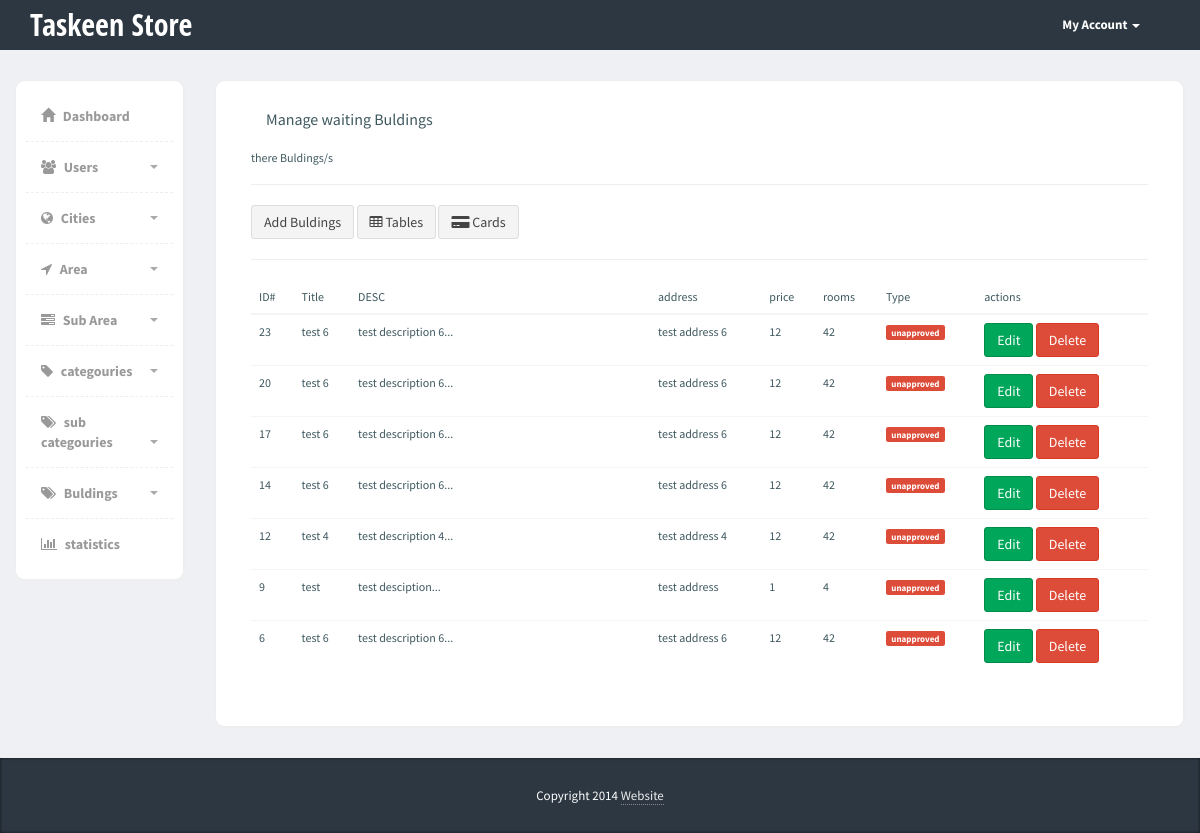
Before: /Admin/buldings.php?do=waiting (signed in) with the older database file.
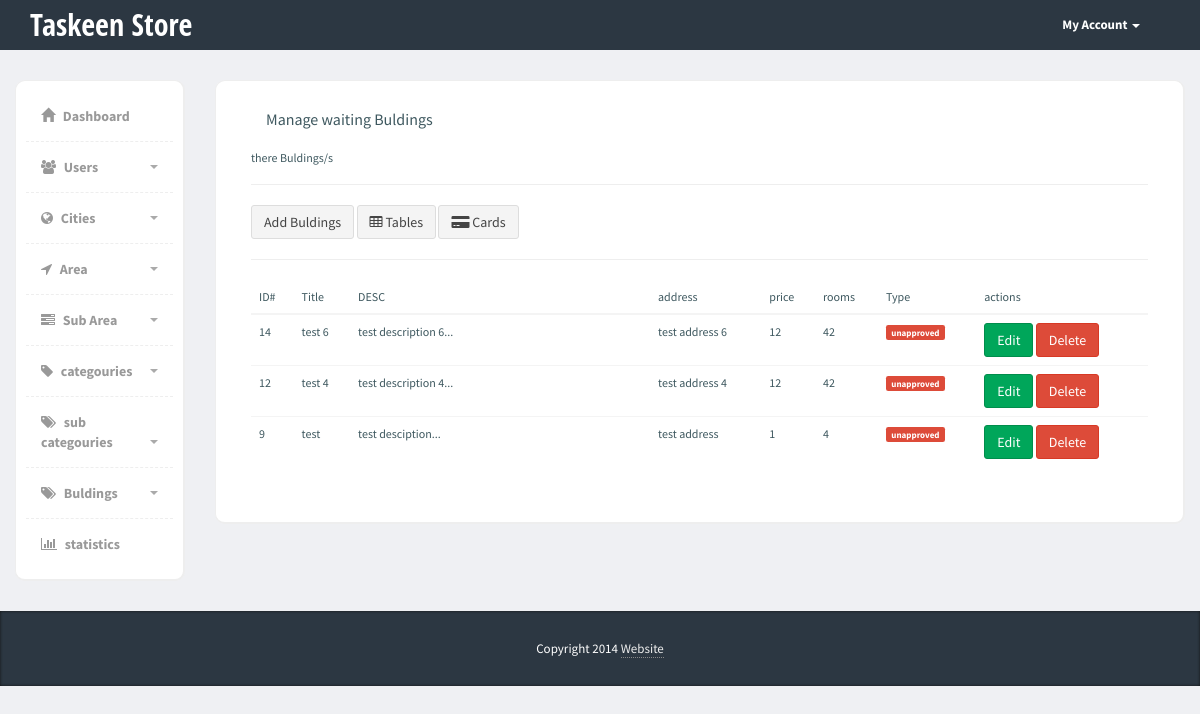
After: the same page with the newer database file.
### tables this page shows
CREATE TABLE `buldings` (
  `id` int(11) NOT NULL,
  `title` varchar(255) NOT NULL,
  `description` varchar(255) NOT NULL,
  `address` varchar(255) NOT NULL,
  `price` float NOT NULL,
  `num_pr` varchar(255) NOT NULL,
  `num_kit` varchar(255) NOT NULL,
  `num_rooms` varchar(255) NOT NULL,
  `status` int(11) NOT NULL DEFAULT '0',
  `type` int(11) NOT NULL DEFAULT '0',
  `city_id` int(10) NOT NULL,
  `area_id` int(10) NOT NULL,
  `subarea_id` int(10) NOT NULL,
  `user_id` int(10) NOT NULL,
  `categoury_id` int(10) NOT NULL,
  `subcategoury_id` int(10) NOT NULL,
  `image` varchar(300) NOT NULL,
  `month` varchar(3) NOT NULL,
  `year` varchar(4) NOT NULL,
  `isApproved` tinyint(1) NOT NULL DEFAULT '0',
  `created_at` timestamp NOT NULL DEFAULT CURRENT_TIMESTAMP,
  `updated_at` timestamp NOT NULL DEFAULT CURRENT_TIMESTAMP ON UPDATE CURRENT_TIMESTAMP
);

### Admin/includes/functions/functions.php (called while the page is built, shortened)
<?php
   function getAllFrom($field, $table, $where = null, $and = null, $orderField = 'id', $ordering = 'ASC', $limit = null)
   {
      global $conn;
      $stmt = $conn->prepare("SELECT $field FROM $table $where $and ORDER BY $orderField $ordering $limit");
      $stmt->execute();
      $all = $stmt->fetchAll();
      return $all;
   }
?>

### Admin/buldings.php (the view, shortened to what this page needs)
<?php
    if (isset($_SESSION["admin_mail"])) {
        $do = isset($_GET['do']) ? $_GET['do'] : 'Manage';
?>
<div class="page-content">
    <div class="row">
        <?php
        include "includes/templates/sidebar.php";
        ?>
        <?php if ($do == 'waiting'): ?>
        <div class="col-md-10">
            <div class="content-box-large">
                <div class="panel-heading">
                    <div class="panel-title">
                        Manage waiting Buldings
                    </div>
                </div>
                <div class="panel-body">
                  <h4>there  Buldings/s</h4>
                  <hr>
                      <a href="buldings.php?do=Add" class="btn btn-default">Add Buldings</a>
                      <a href="buldings.php?do=waiting&viewType=Tables" class="btn btn-default"><i class="fa fa-table" aria-hidden="true"></i> Tables</a>
                      <a href="buldings.php?do=waiting&viewType=Cards" class="btn btn-default"><i class="fa fa-credit-card-alt" aria-hidden="true"></i> Cards</a>
                  <hr>
                  <?php $viewType = isset($_GET['viewType']) ? $_GET['viewType'] : 'Tables';  ?>
                  <?php if ($viewType == 'Tables'): ?>
                      <div class="table-responsive">
                          <table class="table">
                              <thead>
                                  <tr>
                                      <th>ID#</th>
                                      <th>Title</th>
                                      <th style="width: 300px">DESC</th>
                                      <th>address</th>
                                      <th>price</th>
                                      <th>rooms</th>
                                      <th>Type</th>
                                      <th>actions</th>
                                  </tr>
                              </thead>
                              <tbody>
                                  <?php
                                  $bus = getAllFrom('*', 'buldings', 'WHERE isApproved = 0', null, 'id', 'DESC');
                                  ?>
                                  <?php foreach ($bus as $bu): ?>
                                      <tr>
                                          <td><?php echo $bu['id'] ?></td>
                                          <td><?php echo $bu['title'] ?></td>
                                          <?php $description = str_split($bu['description'], 100) ?>
                                          <td><?php echo $description[0] . '...' ?></td>
                                          <td><?php echo $bu['address'] ?></td>
                                          <td><?php echo $bu['price'] ?></td>
                                          <td><?php echo $bu['num_rooms'] ?></td>
                                          <td><span class="label label-<?php echo $bu['isApproved'] == 0 ? 'danger' : 'success' ?>"><?php echo $bu['isApproved'] == 0 ? 'unapproved' : 'published' ?></span></td>
                                          <td>
                                              <a href="buldings.php?do=Edit&bu_id=<?php echo $bu['id'] ?>" class="btn btn-success">Edit</a>
                                              <a href="buldings.php?do=Delete&bu_id=<?php echo $bu['id'] ?>" class="btn btn-danger">Delete</a>
                                          </td>
                                      </tr>
                                  <?php endforeach; ?>
                              </tbody>
                          </table>
                      </div>
                 <?php endif; ?>
               </div>
           </div>
       </div>
        <?php endif; ?>
    </div>
</div>
<?php
        include "includes/templates/footer.php";
    }else {
        header ("Location: login.php");
        exit();
    }
?>

Changed rows visible on the page:
removed buldings: id "23", title "test 6", description "test description 6", address "test address 6", price "12", num_rooms "42", isApproved "unapproved"
no longer on this page (row edited): buldings: id "20", title "test 6", description "test description 6", address "test address 6", price "12", num_rooms "42", isApproved "unapproved"
no longer on this page (row edited): buldings: id "17", title "test 6", description "test description 6", address "test address 6", price "12", num_rooms "42", isApproved "unapproved"
no longer on this page (row edited): buldings: id "6", title "test 6", description "test description 6", address "test address 6", price "12", num_rooms "42", isApproved "unapproved"
